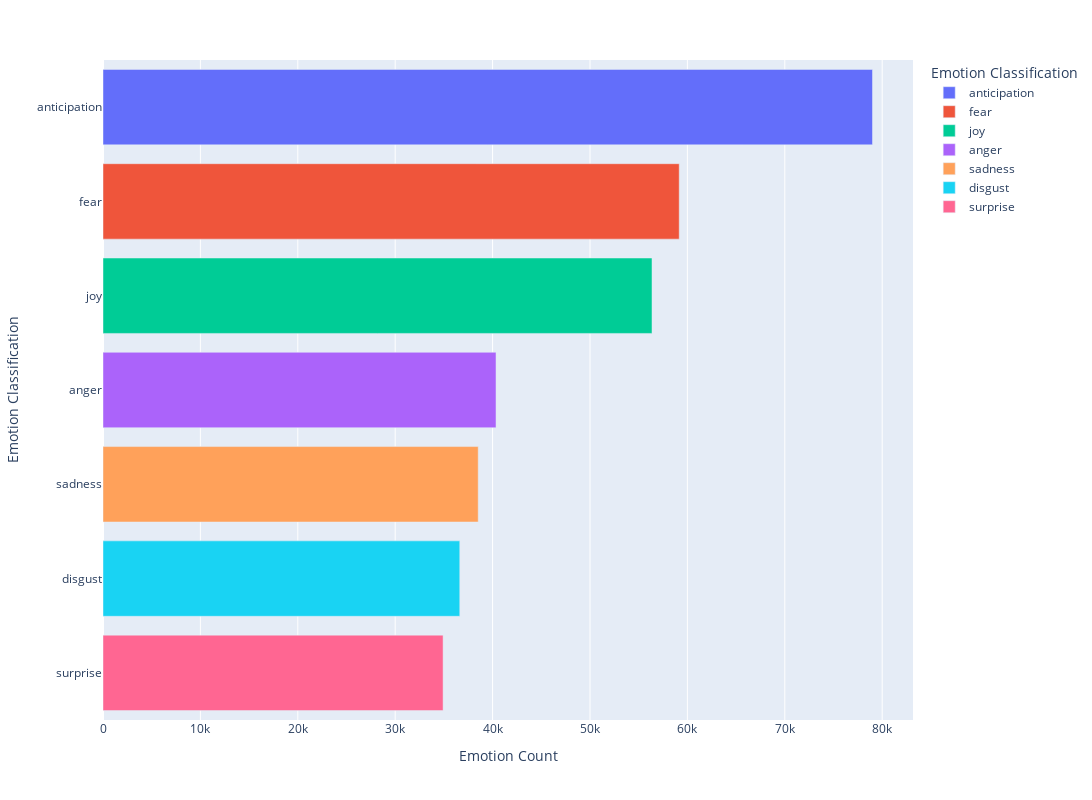

Notebook source saved alongside this figure:
### Code cell
emotion_df = pd.DataFrame.from_dict(my_data, orient='index')
emotion_df = emotion_df.reset_index()
emotion_df = emotion_df.rename(columns={'index' : 'Emotion Classification' , 0: 'Emotion Count'})
emotion_df = emotion_df.sort_values(by=['Emotion Count'], ascending=False)
import plotly.express as px
fig = px.bar(emotion_df, x='Emotion Count', y='Emotion Classification', color = 'Emotion Classification', orientation='h', width = 800, height = 400)
fig.update_layout(width=1600, height=800)
fig.show()

### Figure 1 — Plotly figure (JSON) as saved in the notebook; plotly's stock layout.template omitted (floating-point values rounded to 4 significant figures)
{"data": [{"alignmentgroup": "True", "hovertemplate": "Emotion Classification=%{y}<br>Emotion Count=%{x}<extra></extra>", "legendgroup": "anticipation", "marker": {"color": "#636efa", "pattern": {"shape": ""}}, "name": "anticipation", "offsetgroup": "anticipation", "orientation": "h", "showlegend": true, "textposition": "auto", "type": "bar", "x": [79004], "xaxis": "x", "y": ["anticipation"], "yaxis": "y"}, {"alignmentgroup": "True", "hovertemplate": "Emotion Classification=%{y}<br>Emotion Count=%{x}<extra></extra>", "legendgroup": "fear", "marker": {"color": "#EF553B", "pattern": {"shape": ""}}, "name": "fear", "offsetgroup": "fear", "orientation": "h", "showlegend": true, "textposition": "auto", "type": "bar", "x": [59160], "xaxis": "x", "y": ["fear"], "yaxis": "y"}, {"alignmentgroup": "True", "hovertemplate": "Emotion Classification=%{y}<br>Emotion Count=%{x}<extra></extra>", "legendgroup": "joy", "marker": {"color": "#00cc96", "pattern": {"shape": ""}}, "name": "joy", "offsetgroup": "joy", "orientation": "h", "showlegend": true, "textposition": "auto", "type": "bar", "x": [56366], "xaxis": "x", "y": ["joy"], "yaxis": "y"}, {"alignmentgroup": "True", "hovertemplate": "Emotion Classification=%{y}<br>Emotion Count=%{x}<extra></extra>", "legendgroup": "anger", "marker": {"color": "#ab63fa", "pattern": {"shape": ""}}, "name": "anger", "offsetgroup": "anger", "orientation": "h", "showlegend": true, "textposition": "auto", "type": "bar", "x": [40352], "xaxis": "x", "y": ["anger"], "yaxis": "y"}, {"alignmentgroup": "True", "hovertemplate": "Emotion Classification=%{y}<br>Emotion Count=%{x}<extra></extra>", "legendgroup": "sadness", "marker": {"color": "#FFA15A", "pattern": {"shape": ""}}, "name": "sadness", "offsetgroup": "sadness", "orientation": "h", "showlegend": true, "textposition": "auto", "type": "bar", "x": [38523], "xaxis": "x", "y": ["sadness"], "yaxis": "y"}, {"alignmentgroup": "True", "hovertemplate": "Emotion Classification=%{y}<br>Emotion Count=%{x}<extra></extra>", "legendgroup": "disgust", "marker": {"color": "#19d3f3", "pattern": {"shape": ""}}, "name": "disgust", "offsetgroup": "disgust", "orientation": "h", "showlegend": true, "textposition": "auto", "type": "bar", "x": [36630], "xaxis": "x", "y": ["disgust"], "yaxis": "y"}, {"alignmentgroup": "True", "hovertemplate": "Emotion Classification=%{y}<br>Emotion Count=%{x}<extra></extra>", "legendgroup": "surprise", "marker": {"color": "#FF6692", "pattern": {"shape": ""}}, "name": "surprise", "offsetgroup": "surprise", "orientation": "h", "showlegend": true, "textposition": "auto", "type": "bar", "x": [34916], "xaxis": "x", "y": ["surprise"], "yaxis": "y"}], "layout": {"barmode": "relative", "height": 800, "legend": {"title": {"text": "Emotion Classification"}, "tracegroupgap": 0}, "margin": {"t": 60}, "width": 1600, "xaxis": {"anchor": "y", "domain": [0, 1], "title": {"text": "Emotion Count"}}, "yaxis": {"anchor": "x", "categoryarray": ["surprise", "disgust", "sadness", "anger", "joy", "fear", "anticipation"], "categoryorder": "array", "domain": [0, 1], "title": {"text": "Emotion Classification"}}}}
